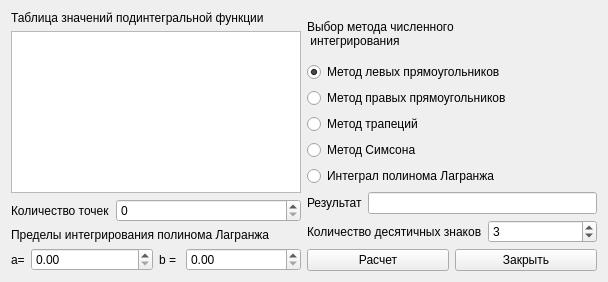
<?xml version="1.0" encoding="UTF-8"?>
<ui version="4.0">
 <class>FormTablIntegral</class>
 <widget class="QWidget" name="FormTablIntegral">
  <property name="geometry">
   <rect>
    <x>0</x>
    <y>0</y>
    <width>608</width>
    <height>282</height>
   </rect>
  </property>
  <property name="sizePolicy">
   <sizepolicy hsizetype="Fixed" vsizetype="Fixed">
    <horstretch>0</horstretch>
    <verstretch>0</verstretch>
   </sizepolicy>
  </property>
  <property name="minimumSize">
   <size>
    <width>608</width>
    <height>282</height>
   </size>
  </property>
  <property name="maximumSize">
   <size>
    <width>608</width>
    <height>282</height>
   </size>
  </property>
  <property name="baseSize">
   <size>
    <width>608</width>
    <height>282</height>
   </size>
  </property>
  <property name="windowTitle">
   <string>Численное интегрирование таблично заданной функции</string>
  </property>
  <layout class="QGridLayout" name="gridLayout_5">
   <item row="0" column="0">
    <layout class="QGridLayout" name="gridLayout_4">
     <item row="0" column="0">
      <layout class="QGridLayout" name="gridLayout_2">
       <item row="0" column="0" colspan="2">
        <widget class="QLabel" name="label">
         <property name="text">
          <string>Таблица значений подинтегральной функции</string>
         </property>
        </widget>
       </item>
       <item row="1" column="0" colspan="2">
        <widget class="QTableView" name="tableViewIntegrand">
         <attribute name="horizontalHeaderDefaultSectionSize">
          <number>155</number>
         </attribute>
        </widget>
       </item>
       <item row="2" column="0" colspan="2">
        <layout class="QFormLayout" name="formLayout_2">
         <item row="0" column="0">
          <widget class="QLabel" name="label_3">
           <property name="text">
            <string>Количество точек</string>
           </property>
          </widget>
         </item>
         <item row="0" column="1">
          <widget class="QSpinBox" name="spinBoxNumberOfPoints"/>
         </item>
        </layout>
       </item>
       <item row="3" column="0" colspan="2">
        <widget class="QLabel" name="label_6">
         <property name="text">
          <string>Пределы интегрирования полинома Лагранжа</string>
         </property>
        </widget>
       </item>
       <item row="4" column="0">
        <layout class="QFormLayout" name="formLayout_3">
         <item row="0" column="0">
          <widget class="QLabel" name="label_4">
           <property name="text">
            <string>a=</string>
           </property>
          </widget>
         </item>
         <item row="0" column="1">
          <widget class="QDoubleSpinBox" name="doubleSpinBoxA"/>
         </item>
        </layout>
       </item>
       <item row="4" column="1">
        <layout class="QFormLayout" name="formLayout_4">
         <item row="0" column="0">
          <widget class="QLabel" name="label_5">
           <property name="text">
            <string>b = </string>
           </property>
          </widget>
         </item>
         <item row="0" column="1">
          <widget class="QDoubleSpinBox" name="doubleSpinBoxB"/>
         </item>
        </layout>
       </item>
      </layout>
     </item>
     <item row="0" column="1">
      <layout class="QGridLayout" name="gridLayout_3">
       <item row="0" column="0" colspan="2">
        <widget class="QLabel" name="label_12">
         <property name="text">
          <string>Выбор метода численного
 интегрирования</string>
         </property>
        </widget>
       </item>
       <item row="1" column="0" colspan="2">
        <layout class="QVBoxLayout" name="verticalLayout">
         <item>
          <widget class="QRadioButton" name="radioButtonLeftRect">
           <property name="text">
            <string>Метод левых прямоугольников</string>
           </property>
           <property name="checked">
            <bool>true</bool>
           </property>
          </widget>
         </item>
         <item>
          <widget class="QRadioButton" name="radioButtonRightRect">
           <property name="text">
            <string>Метод правых прямоугольников</string>
           </property>
          </widget>
         </item>
         <item>
          <widget class="QRadioButton" name="radioButtonTrap">
           <property name="text">
            <string>Метод трапеций</string>
           </property>
          </widget>
         </item>
         <item>
          <widget class="QRadioButton" name="radioButtonsimpson">
           <property name="text">
            <string>Метод Симсона</string>
           </property>
          </widget>
         </item>
         <item>
          <widget class="QRadioButton" name="radioButtonLagrange">
           <property name="text">
            <string>Интеграл полинома Лагранжа</string>
           </property>
           <property name="checked">
            <bool>false</bool>
           </property>
          </widget>
         </item>
        </layout>
       </item>
       <item row="2" column="0" colspan="2">
        <layout class="QGridLayout" name="gridLayout">
         <item row="0" column="0">
          <layout class="QFormLayout" name="formLayout_5">
           <item row="0" column="0">
            <widget class="QLabel" name="label_2">
             <property name="text">
              <string>Результат</string>
             </property>
            </widget>
           </item>
           <item row="0" column="1">
            <widget class="QLineEdit" name="lineEditResult"/>
           </item>
          </layout>
         </item>
         <item row="1" column="0">
          <layout class="QFormLayout" name="formLayout">
           <item row="0" column="0">
            <widget class="QLabel" name="label_7">
             <property name="text">
              <string>Количество десятичных знаков</string>
             </property>
            </widget>
           </item>
           <item row="0" column="1">
            <widget class="QSpinBox" name="spinBoxPrec">
             <property name="maximum">
              <number>15</number>
             </property>
             <property name="value">
              <number>3</number>
             </property>
            </widget>
           </item>
          </layout>
         </item>
        </layout>
       </item>
       <item row="3" column="0">
        <widget class="QPushButton" name="pushButtonCalculate">
         <property name="text">
          <string>Расчет</string>
         </property>
        </widget>
       </item>
       <item row="3" column="1">
        <widget class="QPushButton" name="pushButtonClose">
         <property name="text">
          <string>Закрыть</string>
         </property>
        </widget>
       </item>
      </layout>
     </item>
    </layout>
   </item>
  </layout>
 </widget>
 <resources/>
 <connections/>
</ui>
